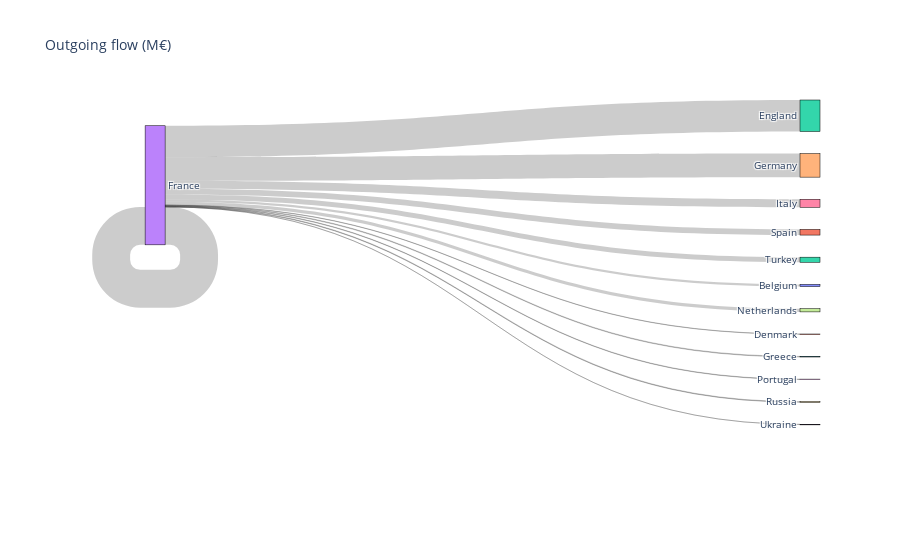

Notebook code for this chart:
### Code cell
labels = df_transfers_pivot_matrix.index.to_list()

target = np.linspace(0,len(labels)-1,num=len(labels))
source = np.repeat(3,len(labels))
value = df_transfers_pivot_matrix.iloc[3,:].values

fig = go.Figure(go.Sankey(
    node=dict(
        pad=15,
        thickness=20,
        line=dict(color="black", width=0.5),
        label=labels,
    ),
    link=dict(
        source=source,
        target=target,
        value=value, 
    )
))

fig.update_layout(title_text="Outgoing flow (M€)", font_size=10)
fig.show()

### Figure 1 — Plotly figure (JSON) as saved in the notebook; plotly's stock layout.template omitted (floating-point values rounded to 4 significant figures)
{"data": [{"link": {"source": [3, 3, 3, 3, 3, 3, 3, 3, 3, 3, 3, 3, 3, 3], "target": [0, 1, 2, 3, 4, 5, 6, 7, 8, 9, 10, 11, 12, 13], "value": [16200000, 2000000, 231300000, 278350000, 172800000, 4500000, 59100000, 23500000, 3250000, 4300000, 0, 41500000, 37340000, 250000]}, "node": {"label": ["Belgium", "Denmark", "England", "France", "Germany", "Greece", "Italy", "Netherlands", "Portugal", "Russia", "Scotland", "Spain", "Turkey", "Ukraine"], "line": {"color": "black", "width": 0.5}, "pad": 15, "thickness": 20}, "type": "sankey"}], "layout": {"font": {"size": 10}, "title": {"text": "Outgoing flow (M€)"}}}
